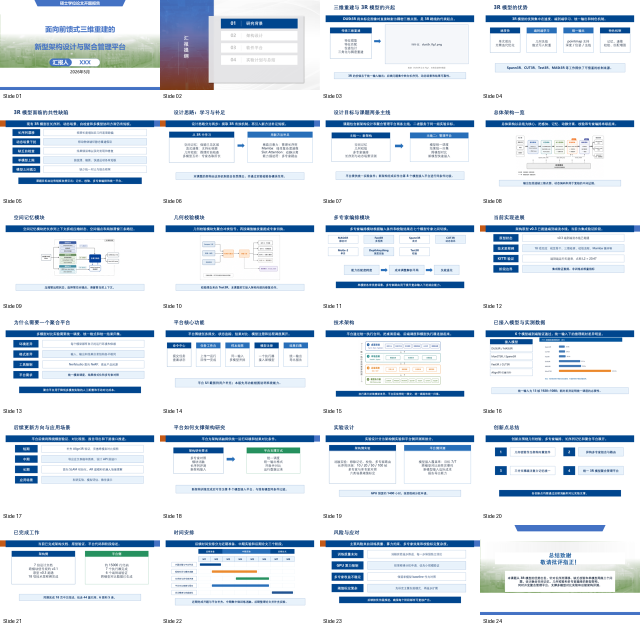
#> input picture planning/proposal_dream3r/deliverables/ppt_work/contact_sheet_reference_mode_v16.png, 1280 x 1260 px, given in place of 软件截图.png, which was not available (shown at 1/2 size)
$ python apply_v24_final_deck.py
#> lines starting #> are read from the running program, lines starting #| are printed output that depends on the picture; pictures that were not available may be replaced by others from this repository, and a replacement may not be noted
from pathlib import Path

from PIL import Image
from pptx import Presentation
from pptx.util import Inches, Pt
from pptx.dml.color import RGBColor


WORK = Path(r"E:\kykt\Dream\planning\proposal_dream3r\deliverables\ppt_work")
SRC = WORK / "proposal_dream3r_opening_report_reference_mode_v23_with_screenshot.pptx"
OUT = WORK / "proposal_dream3r_opening_report_final.pptx"
COVER = WORK / "封面.png"
SHOT1 = WORK / "软件截图.png"
SHOT2 = WORK / "软件截图2.png"
ASSET_DIR = WORK / "reference_mode_assets"
SHOT1_CROP = ASSET_DIR / "software_screenshot_dashboard_crop.png"
SHOT2_CROP = ASSET_DIR / "software_screenshot_models_crop.png"


def remove_shape(shape):
    shape._element.getparent().remove(shape._element)


def crop_assets():
    ASSET_DIR.mkdir(parents=True, exist_ok=True)
    im1 = Image.open(SHOT1).convert("RGB")
#> im1 is the input picture: PIL image 1280x1260 RGB; mean R, G, B 222.8, 230.5, 238.2
    # Keep dashboard/task evidence and crop to the exact slide thumbnail ratio.
    im1.crop((0, 42, im1.width, min(im1.height, 666))).save(SHOT1_CROP, quality=95)
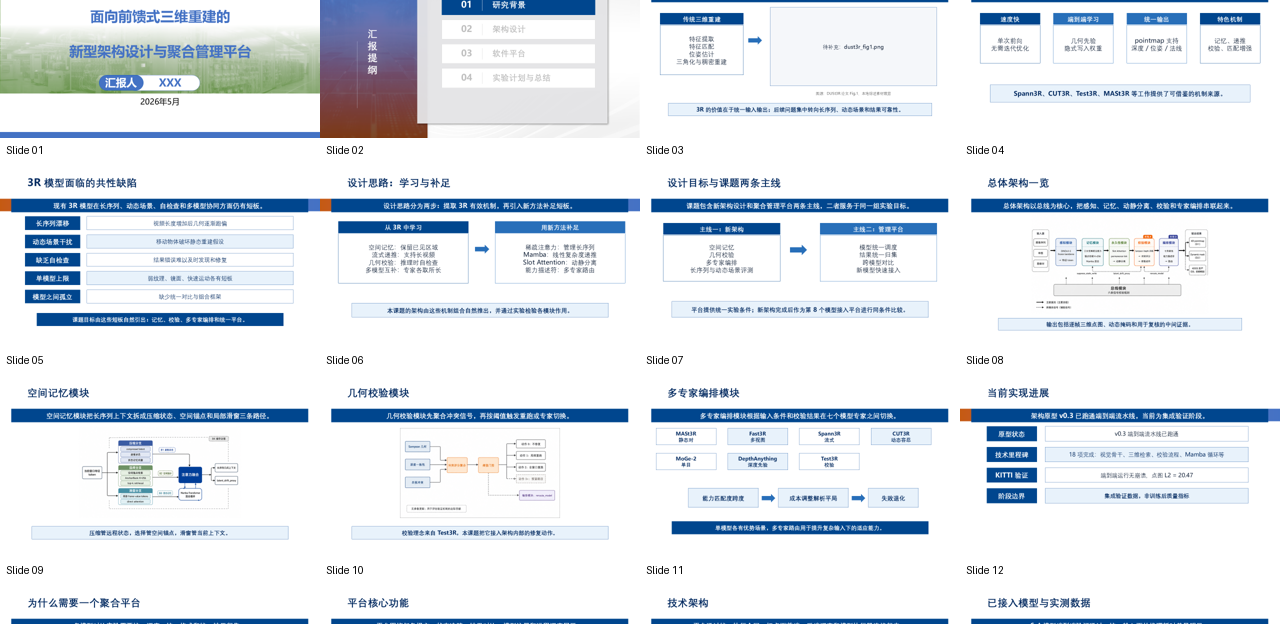
#> saved as software_screenshot_dashboard_crop.png: PIL image 1280x624 RGB; mean R, G, B 224.2, 230.8, 237.8
    im2 = Image.open(SHOT2).convert("RGB")
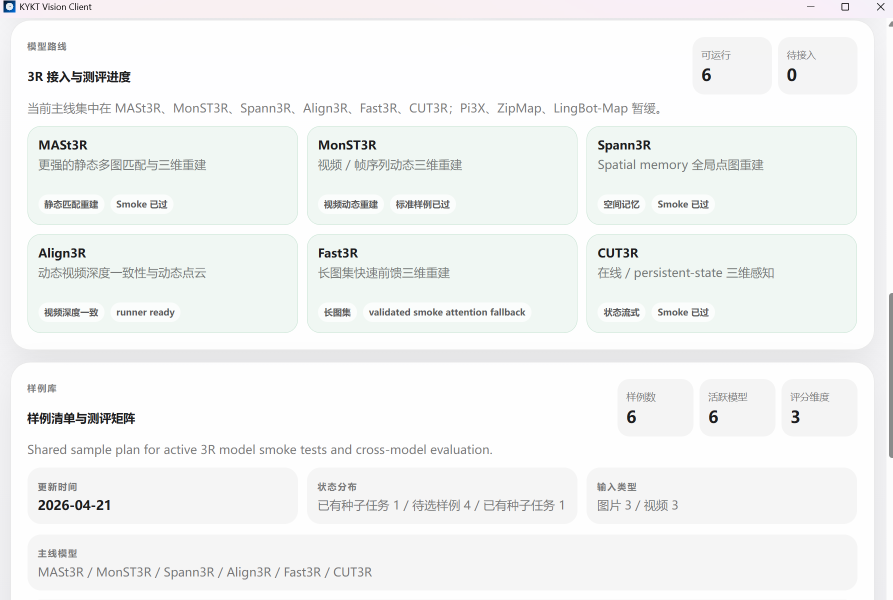
#> input picture planning/proposal_dream3r/deliverables/ppt_work/软件截图2.png, 1785 x 1200 px, found by its file name (shown at 1/2 size)
#> im2 is the input picture: PIL image 1785x1200 RGB; mean R, G, B 242.4, 244.2, 243.4
    # Keep model-route cards as a wide strip; avoids squeezing the screenshot in PPT.
    im2.crop((0, 42, im2.width, min(im2.height, 477))).save(SHOT2_CROP, quality=95)
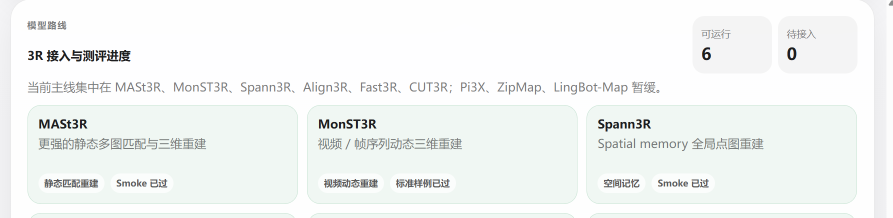
#> saved as software_screenshot_models_crop.png: PIL image 1785x435 RGB (shown at 1/2 size); mean R, G, B 242.3, 245.2, 243.8


# [69 lines left out: functions send_to_back, add_label, set_cover_background, simplify_slide15, not called in this run]


def main():
    crop_assets()
    prs = Presentation(SRC)
    set_cover_background(prs)
    simplify_slide15(prs)
    prs.save(OUT)
    print(OUT)
    print(SHOT1_CROP)
    print(SHOT2_CROP)


if __name__ == "__main__":
    main()
#> (the call stopped at in main, `prs = Presentation(SRC)`: pptx is not available in this run)
